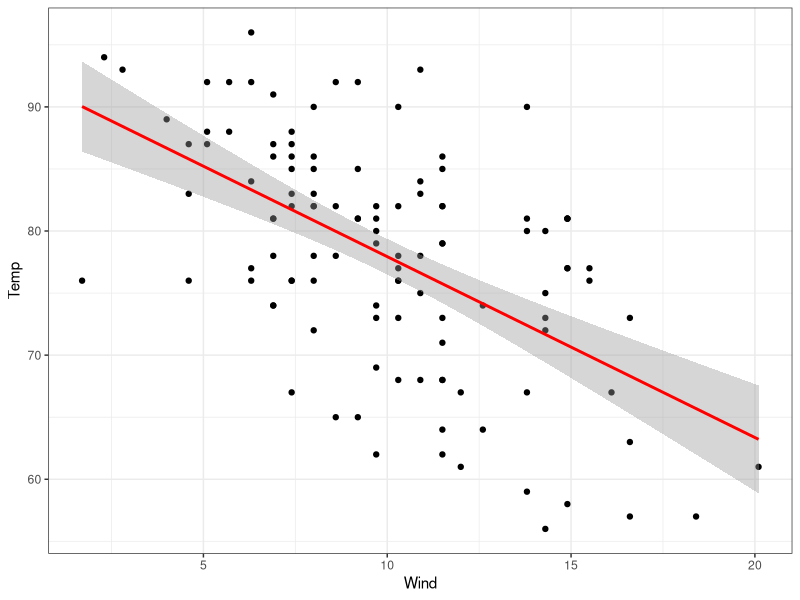
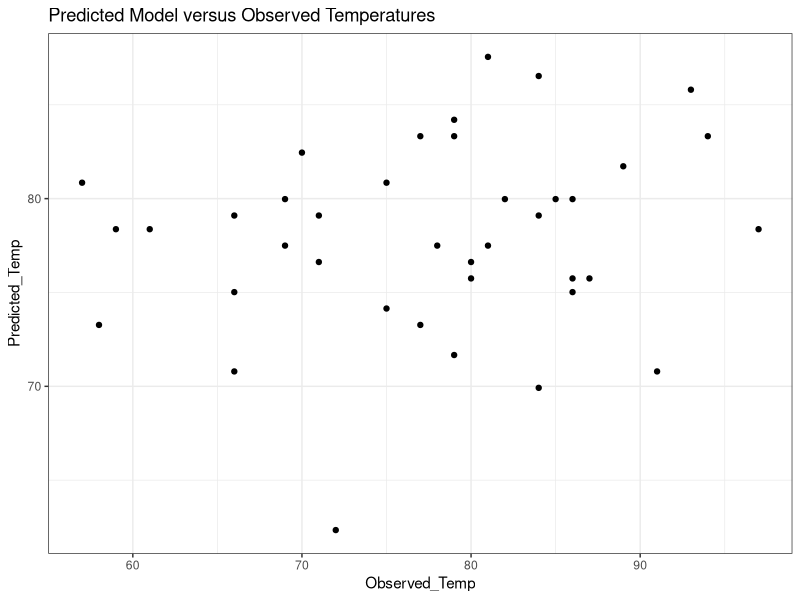
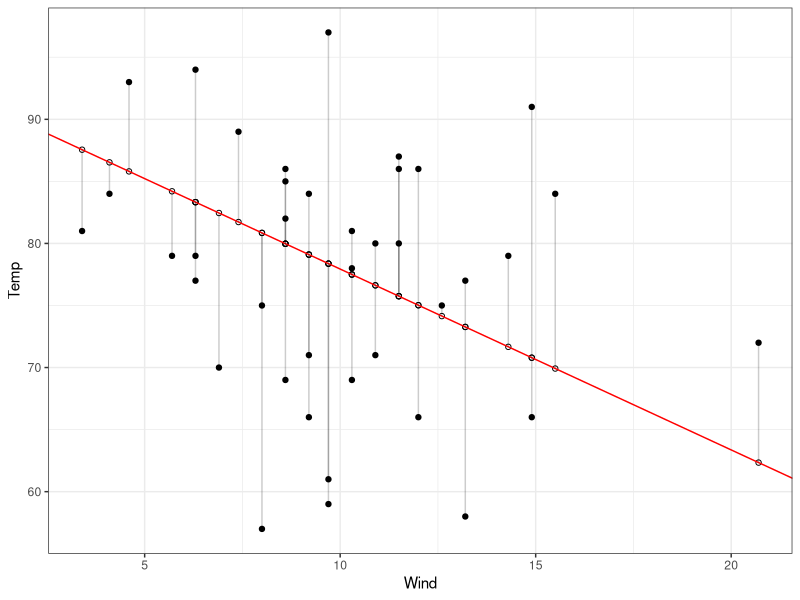
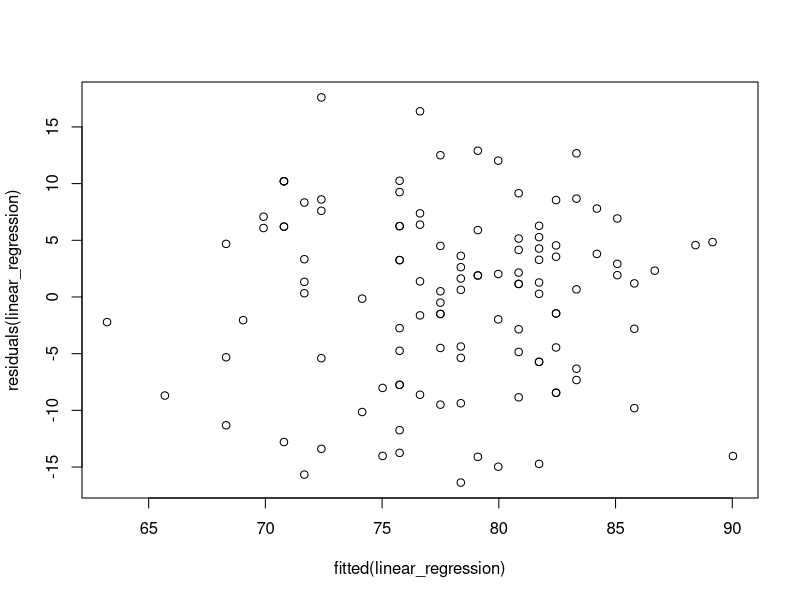
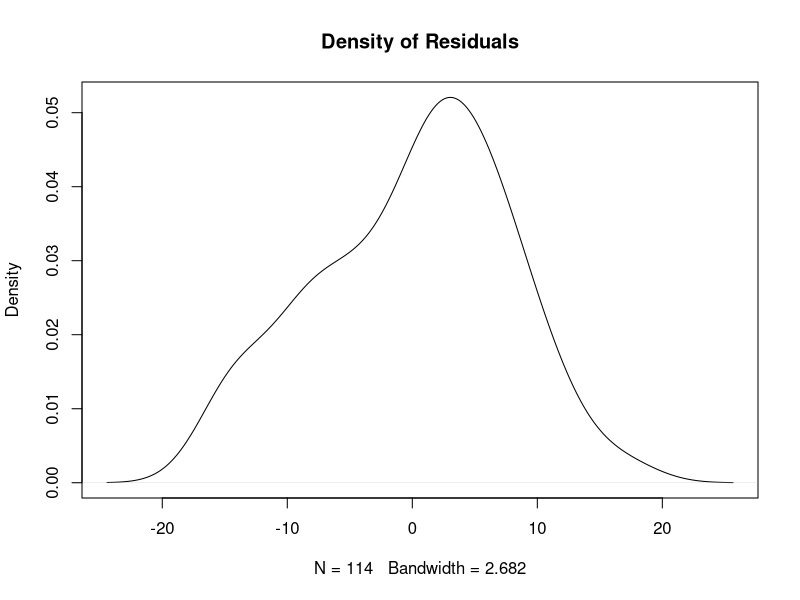

Source code (R) for these figures, in order: (Note: this script raises an error after producing the figures.)
## ---- chunk 1
knitr::opts_chunk$set(echo = TRUE, eval = T)
## ---- chunk 2
library(caret)
library(MASS)
library(ggplot2)
library(dplyr)
library(ggfortify)


#Mauna Loa CO2 concentrations
data(airquality)

head(airquality)

## ---- chunk 3
split <- sample(nrow(airquality), floor(nrow(airquality)*0.75))
train_regression = airquality[split,]
test_regression = airquality[-split,]


## ---- chunk 4
# ggplot(data = train_regression) +
#   geom_point(aes(x=Wind, y=Temp)) +
#   theme_bw()
## ---- chunk 5
help(train)

#linear_regression <- train( ~ , data= , method = "lm")

linear_regression <-train( Temp ~ Wind, data= train_regression, method = "lm")
## ---- chunk 6
ggplot(data = train_regression, aes(x=Wind, y=Temp)) +
  geom_point(aes(x=Wind, y=Temp)) + theme_bw() + geom_smooth(method="lm", col='red')

## ---- chunk 7
help(predict)
#linear_predict <- predict(, newdata=)

linear_predict <- predict(linear_regression, test_regression)
## ---- chunk 8
#look at the median residual value. Close to zero is best
help(summary)

summary(linear_regression)

#The median residual is relatively close to zero. It is 1.433.
## ---- chunk 9
Predicted_vs_Observed <-data.frame(Predicted_Temp= linear_predict, Observed_Temp=test_regression$Temp )

ggplot(data=Predicted_vs_Observed) + geom_point(aes(x=Observed_Temp, y=Predicted_Temp)) + ggtitle("Predicted Model versus Observed Temperatures") + theme_bw()

## ---- chunk 10
# Extract coefficients from the model
coef.intercept <- coef(linear_regression$finalModel)[1]
coef.slope <- coef(linear_regression$finalModel)[2]
# plot the regression line on the predicted values

#plot the original values

ggplot(test_regression, aes(x=Wind, y=Temp)) + geom_point() + geom_point(aes(y=linear_predict), shape=1) + geom_abline(slope = coef.slope, intercept = coef.intercept, col='red') + geom_segment(aes(xend = Wind, yend = linear_predict), alpha = .2) + theme_bw()


plot(fitted(linear_regression), residuals(linear_regression))
#The data is unbiased and homoscedastic due to the large variance when plotting the residuals versus the predicted values.
## ---- chunk 11
#residuals_lin <- residuals(linear_regression)

residuals_lin <- residuals(linear_regression)
plot(density(residuals_lin), main = "Density of Residuals")

#Residuals are normally distributed

#ggplot(data=residvpredict) +
#  geom_density(aes(residual))
## ---- chunk 12
#cor.test(train_regression$Wind, resid(linear_regression))

cor.test(train_regression$Wind, resid(linear_regression))

cor.test(train_regression$Temp, resid(linear_regression))
## ---- chunk 13
ctrl =  trainControl(method = "boot", 15)

Lasso_regression <- train(Temp ~ Wind + Month, data = train_regression,
                          method = 'lasso', trControl= ctrl) 

Lasso_regression

lasso_test_pred <- predict(Lasso_regression, newdata = test_regression)

#plot the predicted values vs the observed values
plot_lasso_test_pred <- data.frame(Temp_test_pred = lasso_test_pred, 
                                   Observed_Temp = test_regression$Temp)
ggplot(data = plot_lasso_test_pred) +
  geom_point(aes(x=Observed_Temp, y = Temp_test_pred)) + 
  ggtitle("True Temp Value vs Predicted Temp Value Lasso Regression") +
  theme_bw()

#median residual value should be close to zero
median(resid(Lasso_regression))

#Median residual is 0.1387928 and is close to zero.
